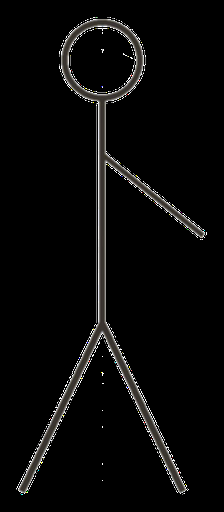
#> input picture art/characters/test_dummy/ACTN-scream/scream_01.png, 224 x 512 px
$ python -i pack_frames.py   (imports and definitions only)
#> lines starting #> are read from the running program, lines starting #| are printed output that depends on the picture
#> further down, picture is the input picture: shape (512, 224, 3); mean B, G, R 8.7, 9.1, 9.3
# /// script
# requires-python = ">=3.10"
# dependencies = ["pillow>=10", "numpy>=1.26"]
# ///
"""Turn scanned / photographed pencil drawings into transparent PNG frames for Godot.

    uv run pack_frames.py IN_DIR OUT_DIR [options]

IN_DIR holds one folder per animation, named with DOGWALK prefixes:
    IN_DIR/LOOP-walk/*.jpg   IN_DIR/LOOP-idle/*.jpg   IN_DIR/ACTN-scream/*.jpg
Files are taken in name order. OUT_DIR gets the same folders with clean PNGs,
ready to copy to res://art/characters/<name>/ and run build_sprite_frames.gd.

--props: IN_DIR is a flat folder of single images (props, Nano Banana cut-outs);
each one is trimmed on its own, no shared canvas.
"""
from __future__ import annotations

import argparse
import json
import sys
from pathlib import Path

import numpy as np
from PIL import Image, ImageFilter, ImageOps

EXTS = {".png", ".jpg", ".jpeg", ".webp", ".tif", ".tiff", ".bmp"}


def load(path: Path) -> np.ndarray:
    img = ImageOps.exif_transpose(Image.open(path)).convert("RGB")
    return np.asarray(img, dtype=np.float32) / 255.0


def background(rgb: np.ndarray) -> np.ndarray:
    """Estimate paper colour per pixel (removes phone shadows / yellow paper)."""
    h, w, _ = rgb.shape
#> h = 512; w = 224
    small = Image.fromarray((rgb * 255).astype(np.uint8)).resize((max(w // 8, 1), max(h // 8, 1)))
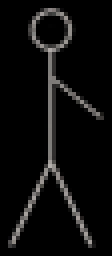
#> small: PIL image 28x64 RGB (shown 4 times larger); mean R, G, B 12.2, 11.9, 11.6
    # Max filter first so pencil lines don't darken the paper estimate.
    small = small.filter(ImageFilter.MaxFilter(7)).filter(ImageFilter.GaussianBlur(max(w, h) / 160))
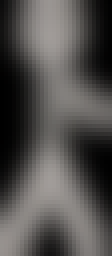
#> small: PIL image 28x64 RGB (shown 4 times larger); mean R, G, B 81.7, 79.4, 77.6
    return np.asarray(small.resize((w, h), Image.BILINEAR), dtype=np.float32) / 255.0 + 1e-4


# [26 lines left out: functions clean, split_grid, bbox, not called in this run]


def to_image(rgba: np.ndarray) -> Image.Image:
    return Image.fromarray((np.clip(rgba, 0, 1) * 255).astype(np.uint8), "RGBA")


# [25 lines left out: function compose, not called in this run]


def resize(img: Image.Image, height: int) -> Image.Image:
    w = max(2, round(img.width * height / img.height) // 2 * 2)
    return img.resize((w, height), Image.LANCZOS)


# [77 lines left out: functions parse_ink, main, not called in this run]


# [2 lines not run here, left out]

>>> import cv2
>>> picture = cv2.imread('../../../../art/characters/test_dummy/ACTN-scream/scream_01.png')
>>> result = background(picture)
